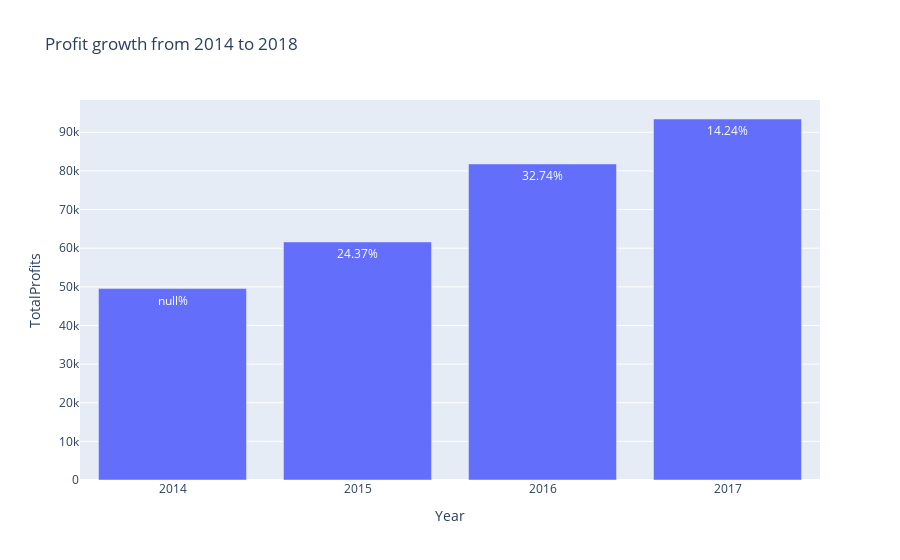

The code cell stored with this chart in its notebook:
### Code cell
profits_year = '''   
                    SELECT 
                        STRFTIME('%Y', OrderDate)'Year', 
                        ROUND(SUM(Profit), 2)'TotalProfits'
                    FROM Orders_details
                    GROUP BY Year;
                '''
                
df = sql_to_dataframe(profits_year)



df['profit_variation_rate'] = round((df['TotalProfits'].pct_change()) * 100, 2)

display(df)

fig = px.bar(df, x='Year', y='TotalProfits', text='profit_variation_rate',
             title='Profit growth from 2014 to 2018')
# Add percentage to the hover text
fig.update_traces(texttemplate='%{text}%')
fig.show()

### Figure 1 — Plotly figure (JSON) as saved in the notebook; plotly's stock layout.template omitted (floating-point values rounded to 4 significant figures)
{"data": [{"alignmentgroup": "True", "hovertemplate": "Year=%{x}<br>TotalProfits=%{y}<br>profit_variation_rate=%{text}<extra></extra>", "legendgroup": "", "marker": {"color": "#636efa", "pattern": {"shape": ""}}, "name": "", "offsetgroup": "", "orientation": "v", "showlegend": false, "text": [null, 24.37, 32.74, 14.24], "textposition": "auto", "texttemplate": "%{text}%", "type": "bar", "x": ["2014", "2015", "2016", "2017"], "xaxis": "x", "y": [49540.0, 61620.0, 81800.0, 93440.0], "yaxis": "y"}], "layout": {"barmode": "relative", "legend": {"tracegroupgap": 0}, "title": {"text": "Profit growth from 2014 to 2018"}, "xaxis": {"anchor": "y", "domain": [0, 1], "title": {"text": "Year"}}, "yaxis": {"anchor": "x", "domain": [0, 1], "title": {"text": "TotalProfits"}}}}
